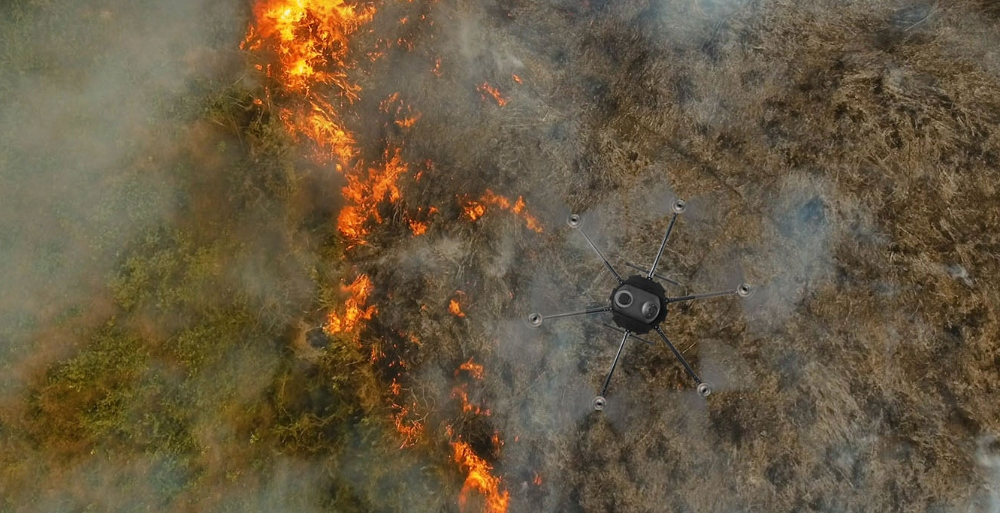
#> input picture test_folder/test_img.jpg, 1000 x 513 px
$ python -i detect_fire_smoke.py   (imports and definitions only)
#> lines starting #> are read from the running program, lines starting #| are printed output that depends on the picture; after the words box and inside, x2 and y2 are one past the last pixel; in counts of white or black regions, pixels touching at a corner belong together
#> further down, picture is the input picture: shape (513, 1000, 3); mean B, G, R 64.6, 89.1, 103.7
import argparse, os, sys, glob, json
import numpy as np
import cv2

# -------- utilities --------
IMG_EXTS = {".jpg", ".jpeg", ".png", ".bmp", ".tif", ".tiff", ".webp"}

def is_image(p): return os.path.splitext(p)[1].lower() in IMG_EXTS

# [18 lines left out: functions gather_images, draw_detections, not called in this run]

# -------- MOCK detector (no weights) --------
def find_contours(mask, min_area=500):
    cnts, _ = cv2.findContours(mask, cv2.RETR_EXTERNAL, cv2.CHAIN_APPROX_SIMPLE)
    boxes = []
    for c in cnts:
        if cv2.contourArea(c) < min_area:
            continue
        x, y, w, h = cv2.boundingRect(c)
        boxes.append((x, y, x + w, y + h))
    return boxes

def mock_detect_fire_smoke(img_bgr):
    # crude HSV heuristics
    hsv = cv2.cvtColor(img_bgr, cv2.COLOR_BGR2HSV)
#> hsv: shape (513, 1000, 3); mean H, S, V 21, 95.9, 103.9
    fire_mask1 = cv2.inRange(hsv, (5, 120, 120), (35, 255, 255))
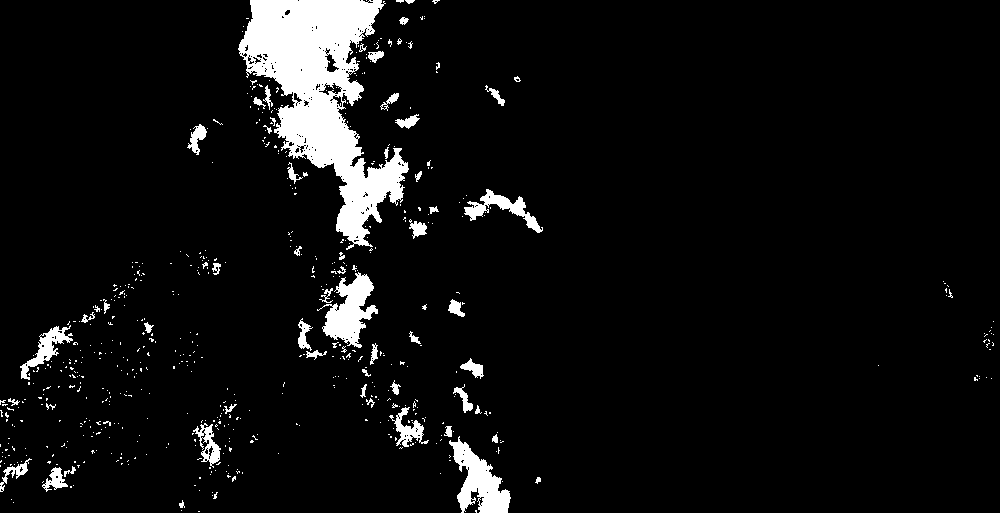
#> fire_mask1: shape (513, 1000); 6.1% white; 595 white regions (538 under 20 px), largest, box (x1, y1, x2, y2) and area: (238, 0, 409, 250) 18024, (449, 436, 511, 513) 2227, (317, 272, 378, 348) 2167
    fire_mask2 = cv2.inRange(hsv, (0, 160, 160), (10, 255, 255))
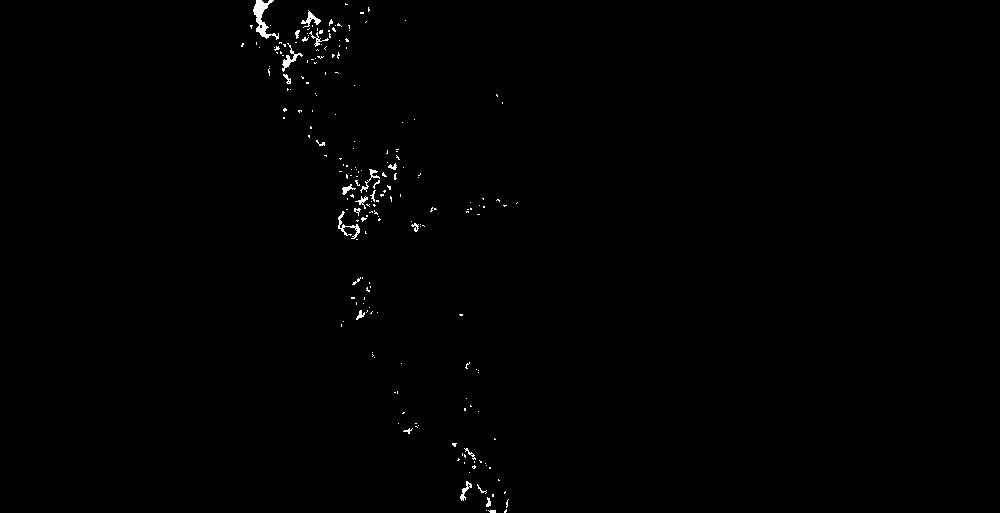
#> fire_mask2: shape (513, 1000); 0.46% white in thin lines or dots, all inside (x1, y1, x2, y2) = (241, 0, 518, 513)
    fire_mask = cv2.bitwise_or(fire_mask1, fire_mask2)
    fire_mask = cv2.morphologyEx(fire_mask, cv2.MORPH_CLOSE, np.ones((5, 5), np.uint8))
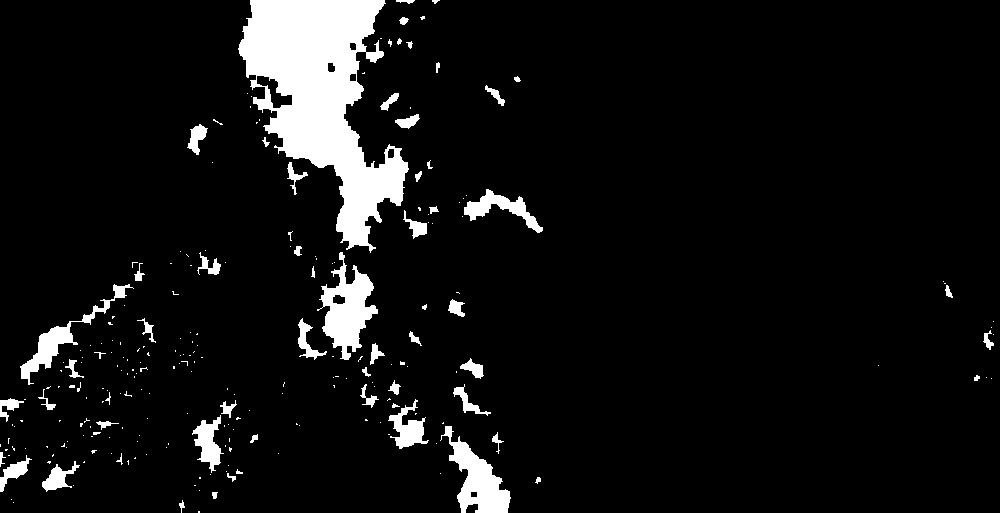
#> fire_mask: shape (513, 1000); 7.2% white; 240 white regions (180 under 20 px), largest, box (x1, y1, x2, y2) and area: (238, 0, 409, 253) 20576, (317, 252, 378, 360) 2965, (440, 426, 511, 513) 2503
    s = hsv[:, :, 1]; v = hsv[:, :, 2]
#> after `s = hsv[:, :, 1]`:
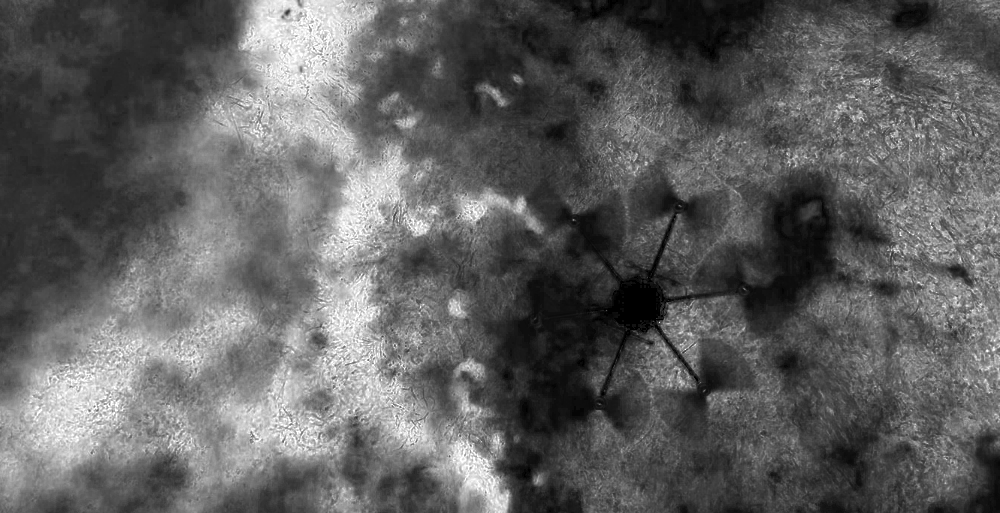
#> s: shape (513, 1000); min 0, max 255, mean 95.9
#> after `v = hsv[:, :, 2]`:
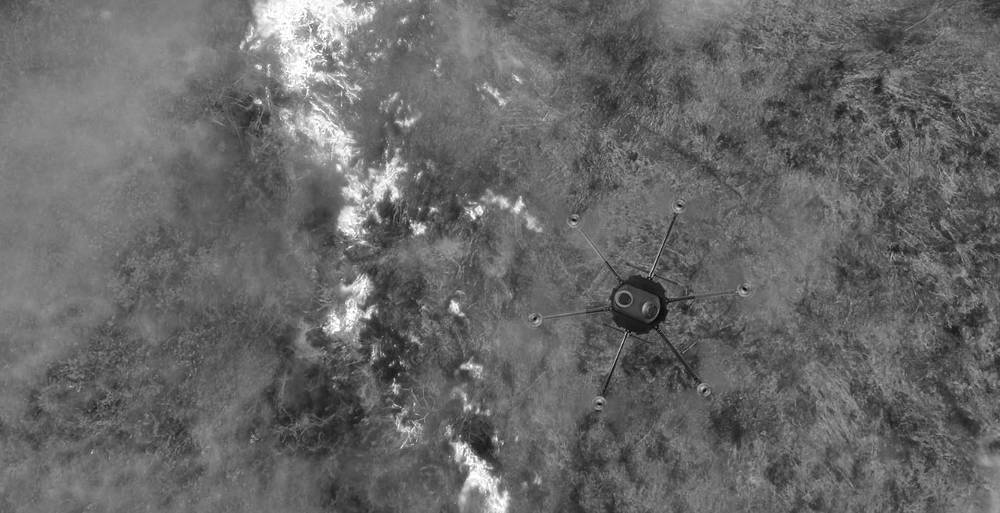
#> v: shape (513, 1000); min 4, max 255, mean 103.9
    smoke_mask = cv2.inRange(s, 0, 60) & cv2.inRange(v, 120, 255)
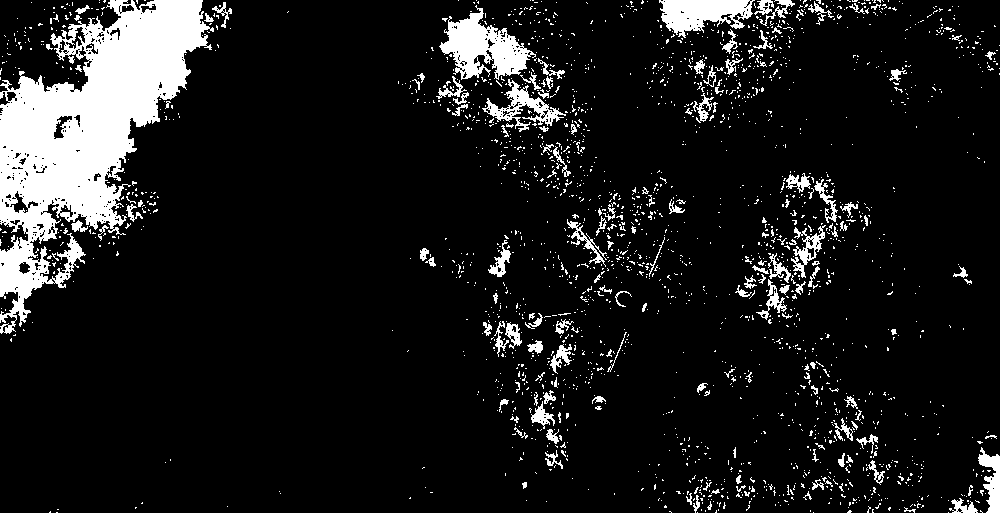
#> smoke_mask: shape (513, 1000); 10.7% white; 2185 white regions (2030 under 20 px), largest, box (x1, y1, x2, y2) and area: (0, 0, 214, 334) 29983, (439, 5, 536, 80) 3369, (659, 0, 755, 38) 2227
    smoke_mask = cv2.morphologyEx(smoke_mask, cv2.MORPH_OPEN, np.ones((5, 5), np.uint8))
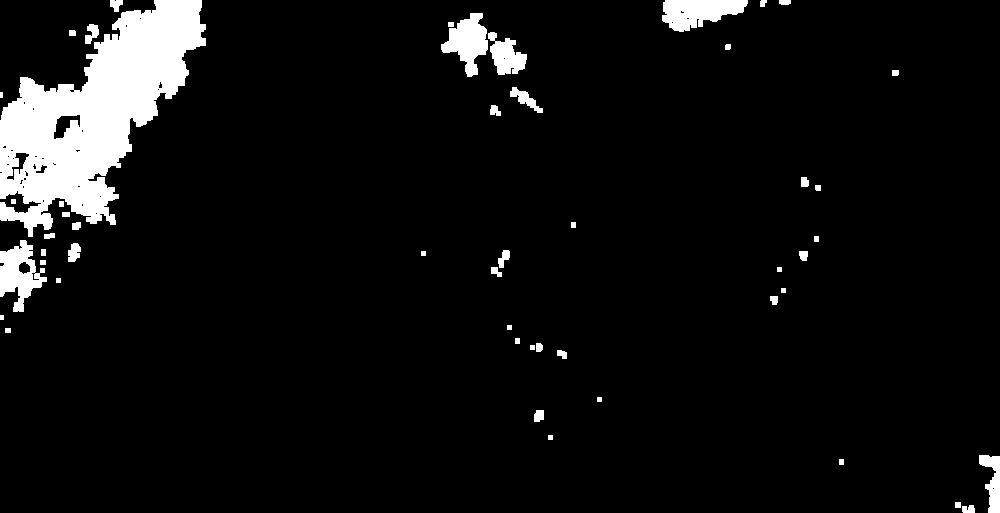
#> smoke_mask: shape (513, 1000); 6.4% white; 50 white regions (1 under 20 px)

    dets = []
    for (x1, y1, x2, y2) in find_contours(fire_mask, min_area=800):
#> in find_contours, `cnts, _ = cv2.findContours(mask, cv2.RETR_EXTERNAL, cv2.CHAIN_APPROX_S..`: cnts = 240 contours, 197 with area under 20; largest, box (x1, y1, x2, y2) and area: (238, 0, 409, 253) 20637, (317, 252, 378, 360) 2841, (440, 426, 511, 513) 2366, (20, 284, 134, 385) 1370, (464, 189, 543, 233) 992
        v_mean = float(np.mean(v[y1:y2, x1:x2])) / 255.0
        dets.append([x1, x2, y1, y2, min(0.99, 0.6 + 0.4 * v_mean), "fire"])
#> this loop made 5 passes
#> after the loop, dets = [[440, 511, 426, 513, 0.797, 'fire'], [20, 134, 284, 385, 0.769, 'fire'], [317, 378, 252, 360, 0.789, 'fire'], [464, 543, 189, 233, 0.788, 'fire'], [238, 409, 0, 253, 0.811, 'fire']]
    for (x1, y1, x2, y2) in find_contours(smoke_mask, min_area=2000):
#> in find_contours (call 2), `cnts, _ = cv2.findContours(mask, cv2.RETR_EXTERNAL, cv2.CHAIN_APPROX_S..`: cnts = 50 contours, 11 with area under 20; largest, box (x1, y1, x2, y2) and area: (0, 0, 206, 237) 23480, (0, 240, 47, 312) 1734, (662, 0, 748, 32) 1722, (441, 13, 488, 77) 1506, (488, 32, 527, 75) 886
        s_mean = 1.0 - float(np.mean(s[y1:y2, x1:x2])) / 255.0
        dets.append([x1, x2, y1, y2, min(0.95, 0.5 + 0.5 * s_mean), "smoke"])
#> this loop made 1 pass
#> after the loop, dets = [[440, 511, 426, 513, 0.797, 'fire'], [20, 134, 284, 385, 0.769, 'fire'], [317, 378, 252, 360, 0.789, 'fire'], [464, 543, 189, 233, 0.788, 'fire'], [238, 409, 0, 253, 0.811, 'fire'], [0, 206, 0, 237, 0.885, 'smoke']]
    return dets

# -------- YOLO wrapper (real weights) --------
class YoloDetector:
    # [84 lines left out: functions __init__, __call__, main, not called in this run]

# [2 lines not run here, left out]

>>> import cv2
>>> picture = cv2.imread('test_folder/test_img.jpg')
>>> result = mock_detect_fire_smoke(picture)
#> result has the same summary as dets in mock_detect_fire_smoke
